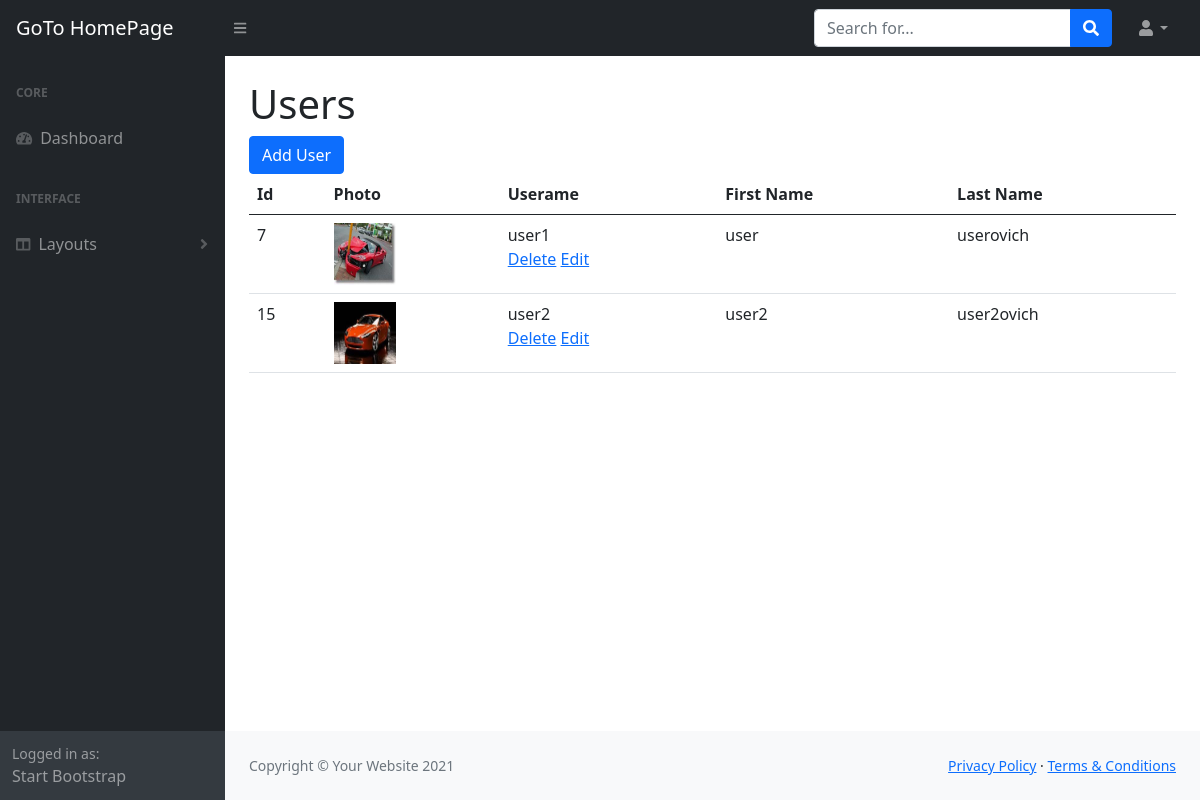
Screenshot of /admin/users.php (signed in) with the database file from the repository.
### tables this page shows
CREATE TABLE `users` (
  `id` int(11) NOT NULL,
  `username` varchar(255) NOT NULL,
  `password` varchar(255) NOT NULL,
  `first_name` varchar(255) NOT NULL,
  `last_name` varchar(255) NOT NULL,
  `user_image` varchar(255) NOT NULL
);

### admin/includes/database.php (called while the page is built, shortened)
<?php
class Database
{
   public $connection;
   public function open_db_connection()
   {
      $this->connection = new mysqli(DB_HOST, DB_USER, DB_PASS, DB_NAME);
   }
   public function query($sql)
   {
      $result = $this->connection->query($sql);
      return $result;
   }
}
$database = new Database();

### admin/includes/db_object.php (called while the page is built, shortened)
<?php
class Db_object
{
   public static function find_all()
   {
      return static::find_by_query("SELECT * FROM " . static::$db_table . " ");
   }
   public static function find_by_query($sql)
   {
      global $database;
      $result_set = $database->query($sql);
      $the_object_array = array();
      while ($row = mysqli_fetch_array($result_set)) {
         $the_object_array[] = static::instantiation($row);
      }
      return $the_object_array;
   }
   public static function instantiation($the_record)
   {
      $the_object = new $calling_class;
      foreach ($the_record as $property => $value) {
         if ($the_object->has_the_property($property)) {
            $the_object->$property = $value;
         }
      }
      return $the_object;
   }
   private function has_the_property($property)
   {
      $object_properties = get_object_vars($this);
      return array_key_exists($property, $object_properties);
   }
}

### admin/includes/user.php (called while the page is built, shortened)
<?php
class User extends Db_object
{
   public $user_image;
   public $upload_directory = "images";
   public $image_placeholder = "https://via.placeholder.com/400/000000/FFFFFF?Text=image";
   public function image_path_placeholder()
   {
      return (empty($this->user_image) ? $this->image_placeholder : $this->upload_directory . DS . $this->user_image);
   }
}

### admin/users.php (the view, shortened to what this page needs)
<?php include "includes/header.php"; ?>
<?php include "includes/top_nav.php"; ?>
<div id="layoutSidenav">
   <?php include "includes/side_nav.php"; ?>
   <div id="layoutSidenav_content">
      <main>
         <div class="container-fluid px-4">
            <h1 class="mt-4">Users</h1>
            <a href="add_user.php" class="btn btn-primary">Add User</a>
            <div class="col-md-12">
               <table class="table table-hover">
                  <thad>
                     <tr>
                        <th>Id</th>
                        <th>Photo</th>
                        <th>Userame</th>
                        <th>First Name</th>
                        <th>Last Name</th>
                     </tr>
                  </thad>
                  <tbody>
                     <?php
                     $users = User::find_all();
                     foreach ($users as $user) : ?>
                        <tr>
                           <td><?php echo $user->id; ?></td>
                           <td>
                              <img class="admin-user-thumbnail user_image" src="<?php echo $user->image_path_placeholder(); ?>" alt="<?php echo $user->username; ?>">
                           </td>
                           <td>
                              <?php echo $user->username; ?>
                              <div class="action_links">
                                 <a href="delete_user.php?id=<?php echo $user->id; ?>">Delete</a>
                                 <a href="edit_user.php?id=<?php echo $user->id; ?>">Edit</a>
                              </div>
                           </td>
                           <td><?php echo $user->first_name; ?></td>
                           <td><?php echo $user->last_name; ?></td>
                        </tr>
                     <?php endforeach; ?>
                  </tbody>
               </table>
            </div>
         </div>
      </main>
      <?php include "includes/sub_footer.php"; ?>
   </div>
</div>
<?php include "includes/footer.php"; ?>

### admin/css/gallery.css (style rules this page uses)
.user_image { width: 62px; height: 62px; }

### rows the page displays
users: id "7", user_image (picture), username "user1", first_name "user", last_name "userovich"
users: id "15", user_image (picture), username "user2", first_name "user2", last_name "user2ovich"
